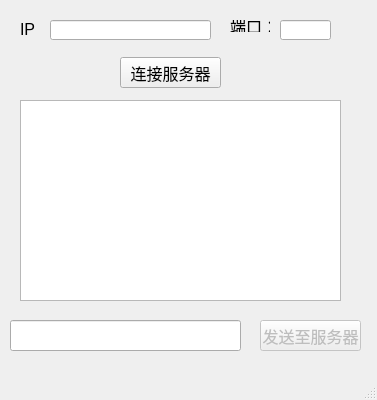
<?xml version="1.0" encoding="UTF-8"?>
<ui version="4.0">
 <class>LiteChat</class>
 <widget class="QMainWindow" name="LiteChat">
  <property name="sizePolicy">
   <sizepolicy hsizetype="Preferred" vsizetype="Preferred">
    <horstretch>0</horstretch>
    <verstretch>0</verstretch>
   </sizepolicy>
  </property>
  <property name="minimumSize">
   <size>
    <width>377</width>
    <height>400</height>
   </size>
  </property>
  <property name="font">
   <font>
    <pointsize>12</pointsize>
   </font>
  </property>
  <property name="windowTitle">
   <string>LiteChat</string>
  </property>
  <widget class="QWidget" name="centralwidget">
   <widget class="QLabel" name="label">
    <property name="geometry">
     <rect>
      <x>20</x>
      <y>20</y>
      <width>21</width>
      <height>16</height>
     </rect>
    </property>
    <property name="font">
     <font>
      <pointsize>12</pointsize>
     </font>
    </property>
    <property name="text">
     <string>IP：</string>
    </property>
   </widget>
   <widget class="QLineEdit" name="lineEdit">
    <property name="geometry">
     <rect>
      <x>50</x>
      <y>20</y>
      <width>161</width>
      <height>20</height>
     </rect>
    </property>
   </widget>
   <widget class="QLabel" name="label_2">
    <property name="geometry">
     <rect>
      <x>230</x>
      <y>20</y>
      <width>40</width>
      <height>12</height>
     </rect>
    </property>
    <property name="text">
     <string>端口：</string>
    </property>
   </widget>
   <widget class="QLineEdit" name="lineEdit_2">
    <property name="geometry">
     <rect>
      <x>280</x>
      <y>20</y>
      <width>51</width>
      <height>20</height>
     </rect>
    </property>
   </widget>
   <widget class="QPushButton" name="pushButton">
    <property name="geometry">
     <rect>
      <x>120</x>
      <y>57</y>
      <width>101</width>
      <height>31</height>
     </rect>
    </property>
    <property name="text">
     <string>连接服务器</string>
    </property>
   </widget>
   <widget class="QTextEdit" name="textEdit">
    <property name="geometry">
     <rect>
      <x>20</x>
      <y>100</y>
      <width>321</width>
      <height>201</height>
     </rect>
    </property>
   </widget>
   <widget class="QLineEdit" name="lineEdit_3">
    <property name="geometry">
     <rect>
      <x>10</x>
      <y>320</y>
      <width>231</width>
      <height>31</height>
     </rect>
    </property>
   </widget>
   <widget class="QPushButton" name="pushButton_2">
    <property name="enabled">
     <bool>false</bool>
    </property>
    <property name="geometry">
     <rect>
      <x>260</x>
      <y>320</y>
      <width>101</width>
      <height>31</height>
     </rect>
    </property>
    <property name="text">
     <string>发送至服务器</string>
    </property>
   </widget>
  </widget>
  <widget class="QMenuBar" name="menubar">
   <property name="geometry">
    <rect>
     <x>0</x>
     <y>0</y>
     <width>377</width>
     <height>21</height>
    </rect>
   </property>
  </widget>
  <widget class="QStatusBar" name="statusbar"/>
 </widget>
 <resources/>
 <connections/>
</ui>
